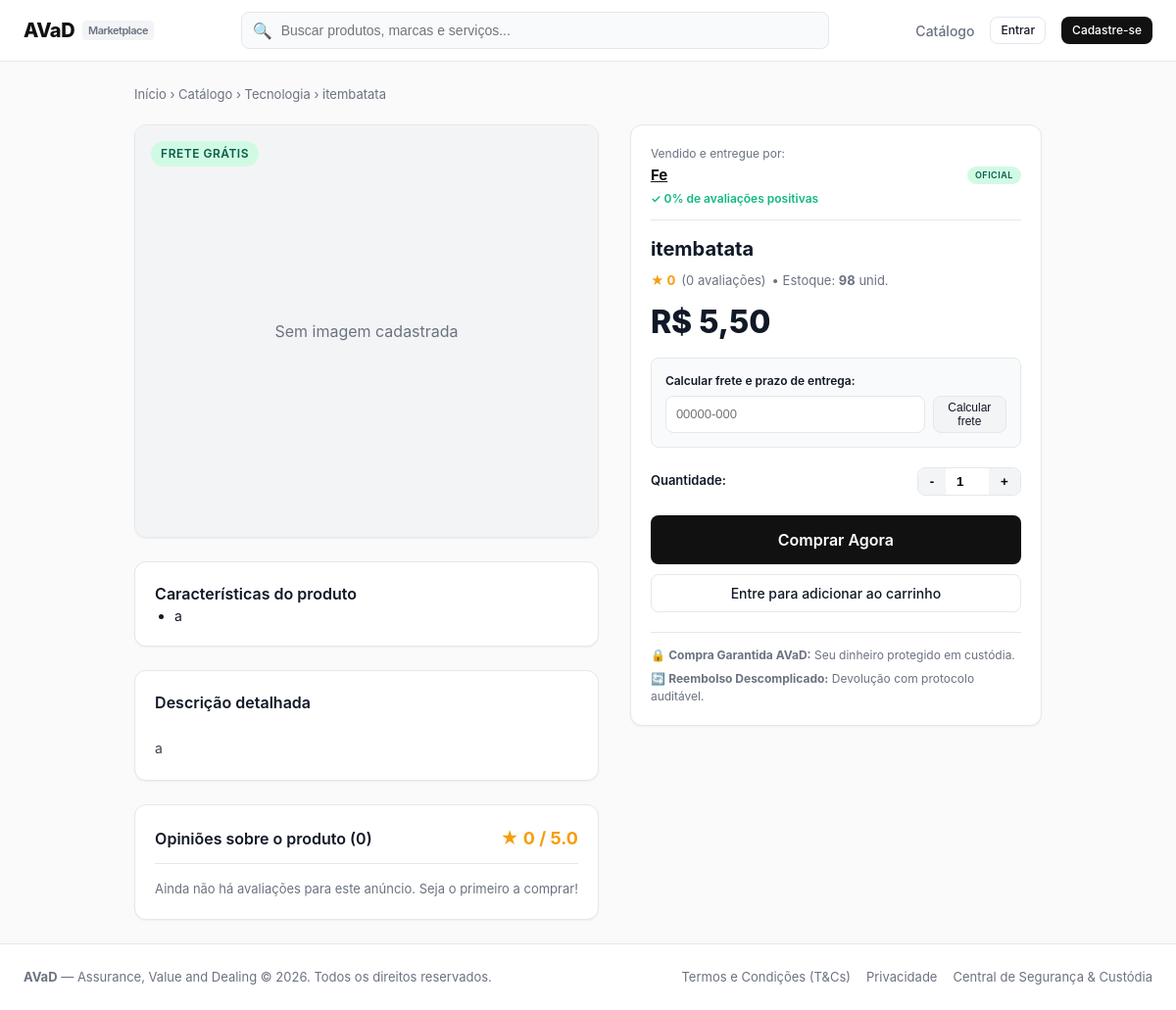
The app's page /catalog/product/12/, older data.
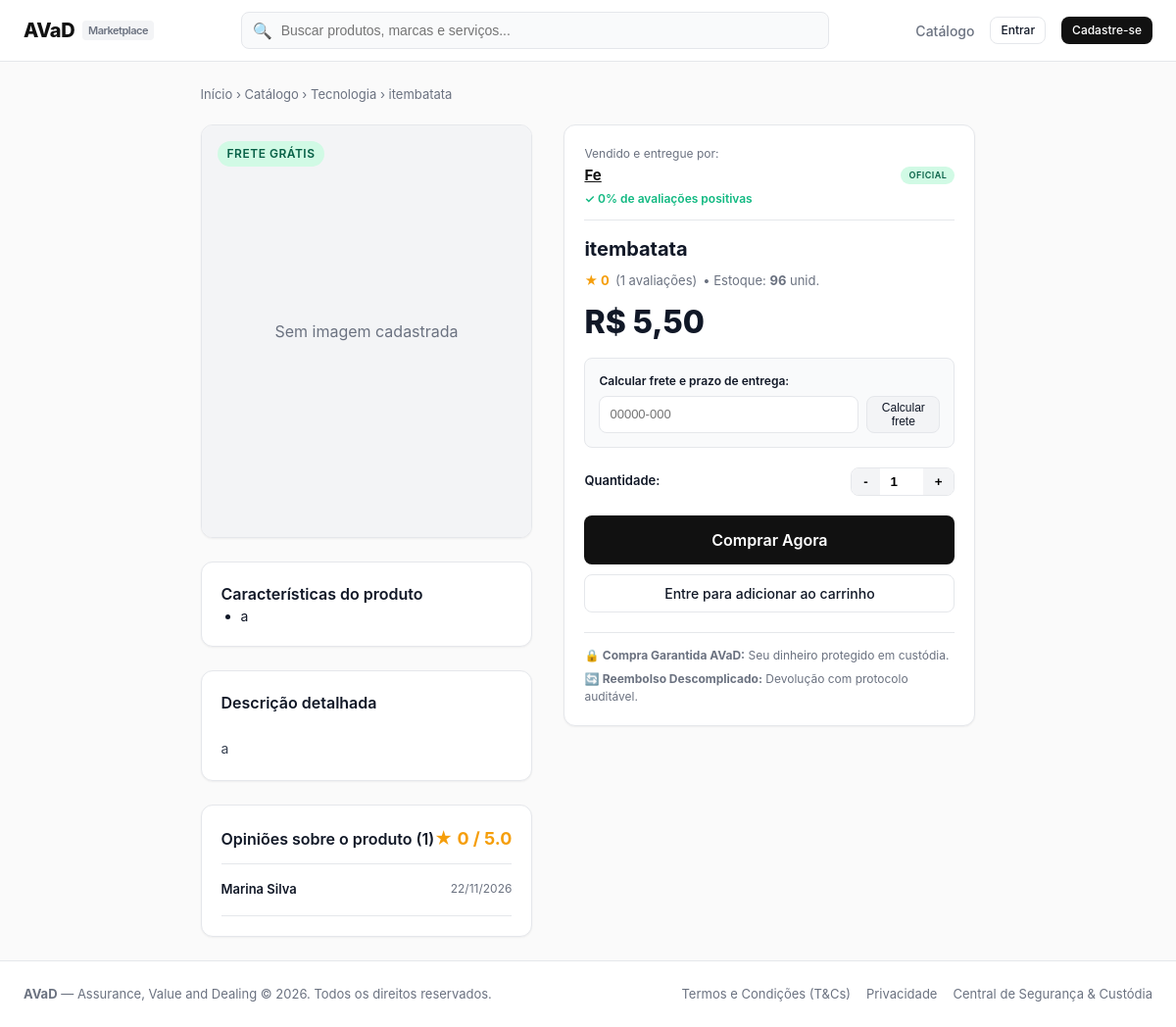
The same page, newer data.
### catalog/models.py (models this page shows, shortened)
class Product(models.Model):
    vendedor = models.ForeignKey(User, on_delete=models.CASCADE, related_name='products')
    titulo = models.CharField(max_length=200)
    categoria = models.CharField(max_length=50, choices=CATEGORIAS)
    descricao = models.TextField()
    caracteristicas = models.TextField(blank=True, help_text='Uma característica por linha')
    preco = models.DecimalField(max_digits=10, decimal_places=2)
    estoque = models.PositiveIntegerField(default=0)
    imagem = models.ImageField(upload_to='products/', blank=True, null=True)
    frete_gratis = models.BooleanField(default=False)
    ativo = models.BooleanField(default=True)
    removido = models.BooleanField(default=False)  # anúncio removido pelo vendedor (some da loja e da lista)
    criado_em = models.DateTimeField(auto_now_add=True)
    class Meta:
        ordering = ['-criado_em']
    @property
    def parcelas_sem_juros(self):
        if self.preco >= 12:
            valor = f"{self.preco / 12:.2f}".replace('.', ',')
            return f"em até 12x de R$ {valor} sem juros"
        return ""

### orders/models.py (models this page shows, shortened)
class Review(models.Model):
    pedido = models.OneToOneField(Order, on_delete=models.CASCADE, related_name='review')
    comprador = models.ForeignKey(User, on_delete=models.CASCADE, related_name='reviews_feitas')
    vendedor = models.ForeignKey(User, on_delete=models.CASCADE, related_name='reviews_recebidas')
    nota_vendedor = models.IntegerField(default=0, choices=[(i, str(i)) for i in range(6)])
    comentario_vendedor = models.TextField(blank=True)
    nota_transporte = models.IntegerField(default=0, choices=[(i, str(i)) for i in range(6)])
    comentario_transporte = models.TextField(blank=True)
    criado_em = models.DateTimeField(auto_now_add=True)
    class Meta:
        ordering = ['-criado_em']

### accounts/models.py (models this page shows, shortened)
class UserProfile(models.Model):
    user = models.OneToOneField(User, on_delete=models.CASCADE, related_name='profile')
    nome = models.CharField(max_length=16)
    data_nascimento = models.DateField()
    cpf = models.CharField(max_length=14, unique=True)
    cnpj = models.CharField(max_length=18, blank=True, null=True, unique=True)
    tem_cnpj = models.BooleanField(default=False)
    email_verificado = models.BooleanField(default=False)
    is_mediador = models.BooleanField(default=False)
    conta_bancaria_bloqueada = models.BooleanField(default=False)
    suspenso = models.BooleanField(default=False)
    token_verificacao = models.CharField(max_length=64, blank=True, null=True)
    tipo_usuario = models.CharField(max_length=20, choices=[
        ('comprador', 'Comprador'),
        ('vendedor', 'Vendedor'),
        ('mediador', 'Mediador'),
    ], default='comprador')
    nome_loja = models.CharField(max_length=64, blank=True, null=True)
    @property
    def avaliacao_percentual(self):
        from orders.models import Review
        reviews = Review.objects.filter(vendedor=self.user)
        if not reviews.exists():
            return 0
        positivas = reviews.filter(nota_vendedor__gte=4).count()
        return round((positivas / reviews.count()) * 100)

### catalog/views.py (the view)
# urls.py: path('product/<int:pk>/', views.product_detail_view, name='product_detail'),
def product_detail_view(request, pk):
    product = get_object_or_404(Product, pk=pk, ativo=True)
    reviews = Review.objects.filter(pedido__produto=product)
    avg_note = reviews.aggregate(avg=Avg('nota_vendedor'))['avg'] or 0
    seller_profile = product.vendedor.profile if hasattr(product.vendedor, 'profile') else None
    return render(request, 'catalog/product_detail.html', {
        'product': product,
        'reviews': reviews,
        'avg_note': round(avg_note, 1),
        'total_reviews': reviews.count(),
        'seller_profile': seller_profile,
        'caracteristicas_list': [c.strip() for c in product.caracteristicas.split('\n') if c.strip()] if product.caracteristicas else [],
    })

### accounts/roles.py (called while the page is built)
def tipo_usuario(request):
    if not request.user.is_authenticated:
        return None
    tipo = request.session.get('tipo_usuario')
    return tipo if tipo in TIPOS else COMPRADOR

### accounts/templatetags/avad_filters.py (called while the page is built)
@register.filter
def stars_range(value):
    try:
        return range(int(value))
    except (ValueError, TypeError):
        return range(0)

### orders/context_processors.py (called while the page is built)
def cart_count(request):
    user = getattr(request, 'user', None)
    if user is None or not user.is_authenticated:
        return {'cart_count': 0}
    return {'cart_count': Cart(request).count()}

### templates/catalog/product_detail.html (shortened to what the changed rows need)
{% extends "base.html" %}
{% load avad_filters %}
{% block content %}
<div style="font-size: 13px; color: var(--text-muted); margin-bottom: 20px;">
  <a href="{% url 'home' %}">Início</a> &rsaquo;
  <a href="{% url 'catalog:product_list' %}">Catálogo</a> &rsaquo;
  <a href="{% url 'catalog:product_list' %}?categoria={{ product.categoria }}">{{ product.get_categoria_display }}</a> &rsaquo;
  <span>{{ product.titulo|truncatechars:40 }}</span>
</div>
<div style="display: grid; grid-template-columns: 1fr 420px; gap: 32px; align-items: start;">
  <div>
    {% if caracteristicas_list %}
      <div class="card" style="margin-bottom: 24px;">
        <ul style="padding-left: 20px; font-size: 14px; color: var(--text-main); display: flex; flex-direction: column; gap: 8px;">
          {% for c in caracteristicas_list %}
            <li>{{ c }}</li>
          {% endfor %}
        </ul>
      </div>
    {% endif %}
    <div class="card" style="margin-bottom: 24px;">
      <h3 class="card-title">Descrição detalhada</h3>
      <div style="font-size: 14px; line-height: 1.7; color: #374151; white-space: pre-line;">
        {{ product.descricao }}
      </div>
    </div>
    <div class="card">
      <div class="card-header">
        <h3 class="card-title">Opiniões sobre o produto ({{ total_reviews }})</h3>
        <div style="font-size: 18px; font-weight: 700; color: #F59E0B;">
          ★ {{ avg_note }} / 5.0
        </div>
      </div>
      {% if reviews %}
        <div style="display: flex; flex-direction: column; gap: 16px;">
          {% for r in reviews %}
            <div style="border-bottom: 1px solid var(--border-color); padding-bottom: 12px;">
              <div style="display: flex; justify-content: space-between; margin-bottom: 4px;">
                <span style="font-size: 13px; font-weight: 600;">{{ r.comprador.profile.nome|default:r.comprador.username }}</span>
                <span style="font-size: 12px; color: var(--text-muted);">{{ r.criado_em|date:"d/m/Y" }}</span>
              </div>
            </div>
          {% endfor %}
        </div>
      {% else %}
        <div style="font-size: 13px; color: var(--text-muted);">Ainda não há avaliações para este anúncio. Seja o primeiro a comprar!</div>
      {% endif %}
    </div>
  </div>
  <div>
    <div class="card" style="position: sticky; top: 80px;">
      <div style="margin-bottom: 16px; border-bottom: 1px solid var(--border-color); padding-bottom: 12px;">
        <div style="font-size: 12px; color: var(--text-muted); margin-bottom: 2px;">Vendido e entregue por:</div>
        <div style="display: flex; align-items: center; justify-content: space-between;">
        </div>
        <div style="font-size: 12px; color: #10B981; margin-top: 4px; font-weight: 600;">
        </div>
      </div>
      <h1 style="font-size: 20px; font-weight: 700; line-height: 1.3; margin-bottom: 10px;">
        {{ product.titulo }}
      </h1>
      <div style="display: flex; align-items: center; gap: 6px; font-size: 13px; margin-bottom: 16px;">
        <span style="color: #F59E0B; font-weight: 700;">★ {{ avg_note }}</span>
        <span style="color: var(--text-muted);">({{ total_reviews }} avaliações)</span>
        <span style="color: var(--text-muted);">&bull; Estoque: <strong>{{ product.estoque }}</strong> unid.</span>
      </div>
      <div style="margin-bottom: 20px;">
        <div style="font-size: 32px; font-weight: 800; color: var(--text-main); line-height: 1;">
          R$ {{ product.preco }}
        </div>
      </div>
      <div style="background: #F9FAFB; border: 1px solid var(--border-color); border-radius: var(--radius-md); padding: 14px; margin-bottom: 20px;">
        <label for="input-cep-calc" style="font-size: 12px; font-weight: 600; display: block; margin-bottom: 6px;">
        </label>
        <div style="display: flex; gap: 8px;">
        </div>
      </div>
      {% if request.tipo_usuario and request.tipo_usuario != 'comprador' %}
        <div class="alert alert-info" style="margin-bottom: 20px;">
          <span>Você entrou como <strong>{{ request.tipo_usuario }}</strong>. Para comprar, saia da conta e entre novamente como comprador.</span>
        </div>
      {% else %}
      <div style="display: flex; align-items: center; justify-content: space-between; margin-bottom: 20px;">
        <span style="font-size: 13px; font-weight: 600;">Quantidade:</span>
        <div style="display: flex; align-items: center; border: 1px solid var(--border-color); border-radius: var(--radius-md); overflow: hidden;">
        </div>
      </div>
      <div style="display: flex; flex-direction: column; gap: 10px;">
        {% if product.estoque > 0 %}
          <a href="{% url 'orders:checkout' product.id %}?qtd=1" id="btn-buy-now" data-base-href="{% url 'orders:checkout' product.id %}" class="btn btn-primary btn-lg btn-block">
          </a>
          {% if user.is_authenticated %}
            <form id="form-add-cart" method="post" action="{% url 'orders:cart_add' product.id %}">
              {% csrf_token %}
            </form>
            <button type="submit" form="form-add-cart" class="btn btn-outline btn-block">
              Adicionar ao carrinho
            </button>
          {% else %}
            <a href="{% url 'accounts:login' %}" class="btn btn-outline btn-block">Entre para adicionar ao carrinho</a>
          {% endif %}
        {% else %}
          <button class="btn btn-secondary btn-lg btn-block" disabled>Produto Esgotado</button>
        {% endif %}
      </div>
      {% endif %}
      <div style="margin-top: 20px; border-top: 1px solid var(--border-color); padding-top: 14px; font-size: 12px; color: var(--text-muted); display: flex; flex-direction: column; gap: 6px;">
        <div>🔒 <strong>Compra Garantida AVaD:</strong> Seu dinheiro protegido em custódia.</div>
        <div>🔄 <strong>Reembolso Descomplicado:</strong> Devolução com protocolo auditável.</div>
      </div>
    </div>
  </div>
</div>
{% endblock %}

Row changes from the older to the newer data that the page shows:
changed Product "itembatata": estoque "98" → "96"
added Review: comprador.profile.nome "Marina Silva", criado_em "22/11/2026"
Text that changed along with them:
{{ total_reviews }}: "0" → "1"
text no longer shown: "Ainda não há avaliações para este anúncio. Seja o primeiro a comprar!"
